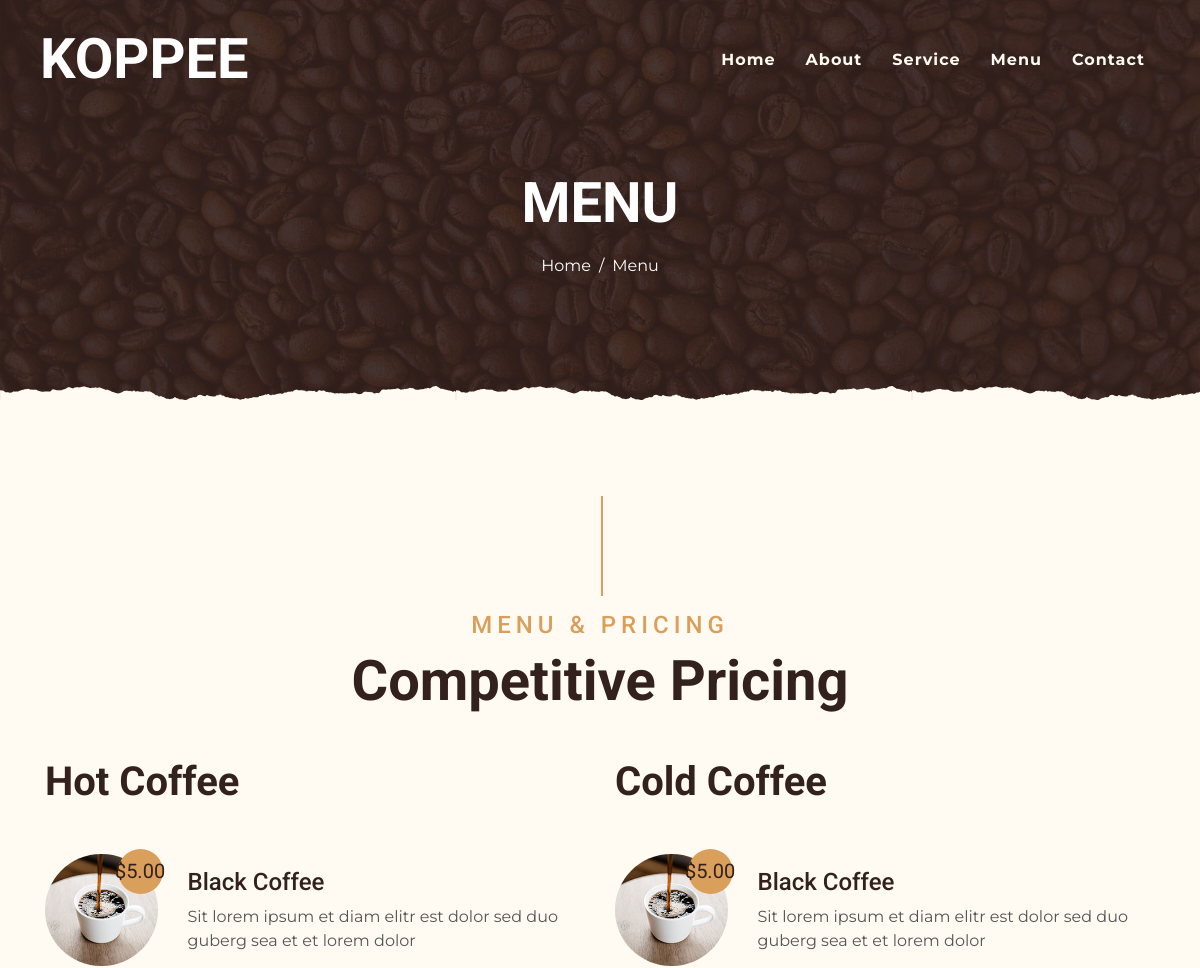
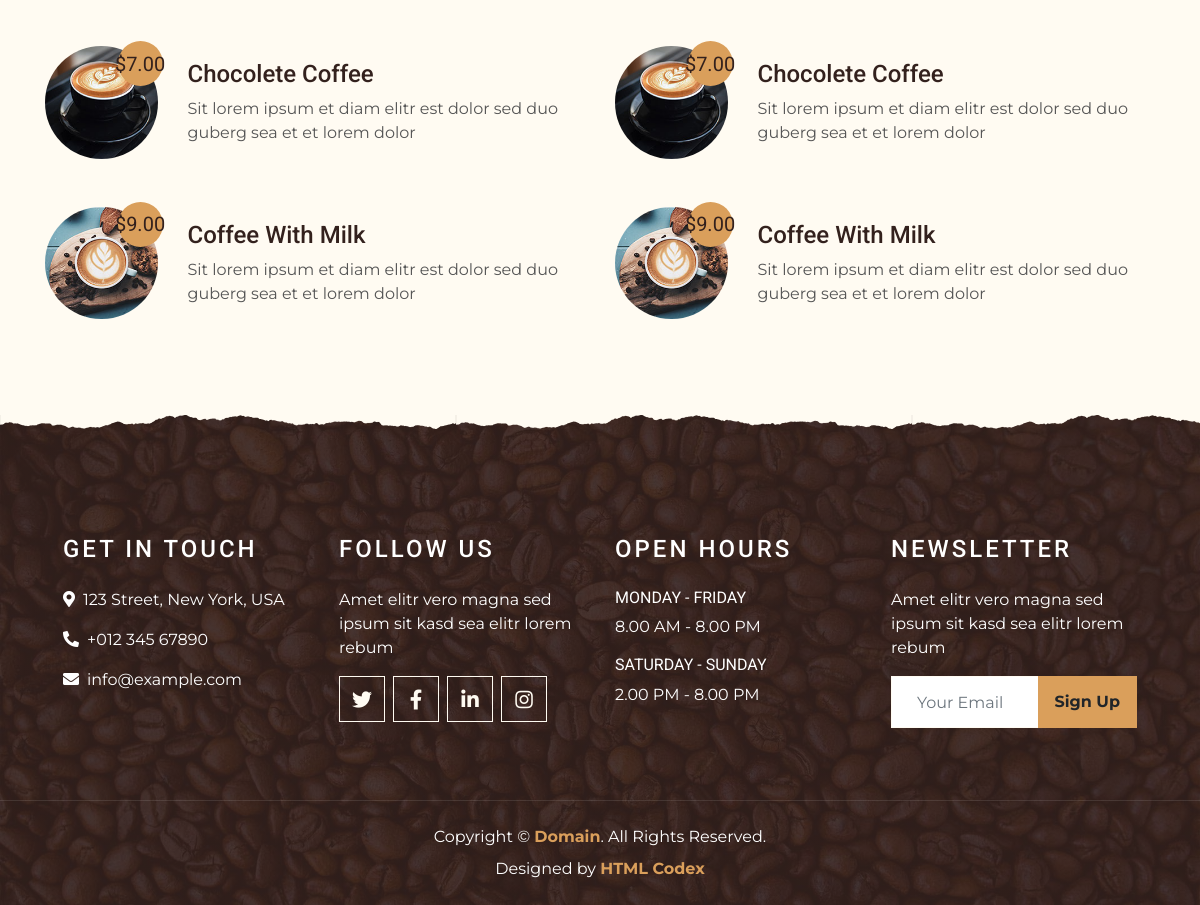
The app's page /menu/ with its own data (2 pictures, top to bottom).
### coffee_store/models.py (models this page shows, shortened)
class MenuItem(models.Model):
    CATEGORY_CHOICES = [
        ('hot', 'Hot Coffee'),
        ('cold', 'Cold Coffee'),
    ]
    name = models.CharField(max_length=100)
    description = models.TextField()
    price = models.DecimalField(max_digits=5, decimal_places=2)
    category = models.CharField(max_length=4, choices=CATEGORY_CHOICES)
    image = models.ImageField(upload_to='menu_images/')

### coffee_store/views.py (the view)
# urls.py: path('menu/', views.menu, name='menu'),
def menu(request):
    hot_coffee_items = MenuItem.objects.filter(category='hot')
    cold_coffee_items = MenuItem.objects.filter(category='cold')
    context = {
        'hot_coffee_items': hot_coffee_items,
        'cold_coffee_items': cold_coffee_items
    }
    return render(request, 'coffee_store/menu.html', context)

### coffee_store/templates/coffee_store/menu.html
{% extends 'base.html' %}
{% block content %}
    <div class="container-fluid page-header mb-5 position-relative overlay-bottom">
        <div class="d-flex flex-column align-items-center justify-content-center pt-0 pt-lg-5" style="min-height: 400px">
            <h1 class="display-4 mb-3 mt-0 mt-lg-5 text-white text-uppercase">Menu</h1>
            <div class="d-inline-flex mb-lg-5">
                <p class="m-0 text-white"><a class="text-white" href="{% url 'home' %}">Home</a></p>
                <p class="m-0 text-white px-2">/</p>
                <p class="m-0 text-white">Menu</p>
            </div>
        </div>
    </div>
    <div class="container-fluid pt-5">
        <div class="container">
            <div class="section-title">
                <h4 class="text-primary text-uppercase" style="letter-spacing: 5px;">Menu & Pricing</h4>
                <h1 class="display-4">Competitive Pricing</h1>
            </div>
            <div class="row">
                <div class="col-lg-6">
                    <h1 class="mb-5">Hot Coffee</h1>
                    {% for item in hot_coffee_items %}
                    <div class="row align-items-center mb-5">
                        <div class="col-4 col-sm-3">
                            <img class="w-100 rounded-circle mb-3 mb-sm-0" src="{{ item.image.url }}" alt="{{ item.name }}">
                            <h5 class="menu-price">${{ item.price }}</h5>
                        </div>
                        <div class="col-8 col-sm-9">
                            <h4>{{ item.name }}</h4>
                            <p class="m-0">{{ item.description }}</p>
                        </div>
                    </div>
                    {% endfor %}
                </div>
                <div class="col-lg-6">
                    <h1 class="mb-5">Cold Coffee</h1>
                    {% for item in cold_coffee_items %}
                    <div class="row align-items-center mb-5">
                        <div class="col-4 col-sm-3">
                            <img class="w-100 rounded-circle mb-3 mb-sm-0" src="{{ item.image.url }}" alt="{{ item.name }}">
                            <h5 class="menu-price">${{ item.price }}</h5>
                        </div>
                        <div class="col-8 col-sm-9">
                            <h4>{{ item.name }}</h4>
                            <p class="m-0">{{ item.description }}</p>
                        </div>
                    </div>
                    {% endfor %}
                </div>
            </div>
        </div>
    </div>
{% endblock %}

### coffee_store/templates/base.html (shortened to what this page needs)
{% load static %}
<!DOCTYPE html>
<html lang="en">
<head>
    <link href="https://cdnjs.cloudflare.com/ajax/libs/font-awesome/5.10.0/css/all.min.css" rel="stylesheet">
    <link href="{% static 'lib/owlcarousel/assets/owl.carousel.min.css' %}" rel="stylesheet">
    <link href="{% static 'lib/tempusdominus/css/tempusdominus-bootstrap-4.min.css' %}" rel="stylesheet" />
    <link href="{% static 'css/style.min.css' %}" rel="stylesheet">
</head>
<body>
    <div class="container-fluid p-0 nav-bar">
        <nav class="navbar navbar-expand-lg bg-none navbar-dark py-3">
            <a href="{% url 'home' %}" class="navbar-brand px-lg-4 m-0">
                <h1 class="m-0 display-4 text-uppercase text-white">KOPPEE</h1>
            </a>
            <div class="collapse navbar-collapse justify-content-between" id="navbarCollapse">
                <div class="navbar-nav ml-auto p-4">
                    <a href="{% url 'home' %}" class="nav-item nav-link">Home</a>
                    <a href="{% url 'about' %}" class="nav-item nav-link">About</a>
                    <a href="{% url 'service' %}" class="nav-item nav-link">Service</a>
                    <a href="{% url 'menu' %}" class="nav-item nav-link">Menu</a>
                    <a href="{% url 'contact' %}" class="nav-item nav-link">Contact</a>
                </div>
            </div>
        </nav>
    </div>
    {% block content %}{% endblock %}
    <div class="container-fluid footer text-white mt-5 pt-5 px-0 position-relative overlay-top">
        <div class="row mx-0 pt-5 px-sm-3 px-lg-5 mt-4">
            <div class="col-lg-3 col-md-6 mb-5">
                <h4 class="text-white text-uppercase mb-4" style="letter-spacing: 3px;">Get In Touch</h4>
                <p><i class="fa fa-map-marker-alt mr-2"></i>123 Street, New York, USA</p>
                <p><i class="fa fa-phone-alt mr-2"></i>+012 345 67890</p>
                <p class="m-0"><i class="fa fa-envelope mr-2"></i>info@example.com</p>
            </div>
            <div class="col-lg-3 col-md-6 mb-5">
                <h4 class="text-white text-uppercase mb-4" style="letter-spacing: 3px;">Follow Us</h4>
                <p>Amet elitr vero magna sed ipsum sit kasd sea elitr lorem rebum</p>
                <div class="d-flex justify-content-start">
                    <a class="btn btn-lg btn-outline-light btn-lg-square mr-2" href="#"><i class="fab fa-twitter"></i></a>
                    <a class="btn btn-lg btn-outline-light btn-lg-square mr-2" href="#"><i class="fab fa-facebook-f"></i></a>
                    <a class="btn btn-lg btn-outline-light btn-lg-square mr-2" href="#"><i class="fab fa-linkedin-in"></i></a>
                    <a class="btn btn-lg btn-outline-light btn-lg-square" href="#"><i class="fab fa-instagram"></i></a>
                </div>
            </div>
            <div class="col-lg-3 col-md-6 mb-5">
                <h4 class="text-white text-uppercase mb-4" style="letter-spacing: 3px;">Open Hours</h4>
                <div>
                    <h6 class="text-white text-uppercase">Monday - Friday</h6>
                    <p>8.00 AM - 8.00 PM</p>
                    <h6 class="text-white text-uppercase">Saturday - Sunday</h6>
                    <p>2.00 PM - 8.00 PM</p>
                </div>
            </div>
            <div class="col-lg-3 col-md-6 mb-5">
                <h4 class="text-white text-uppercase mb-4" style="letter-spacing: 3px;">Newsletter</h4>
                <p>Amet elitr vero magna sed ipsum sit kasd sea elitr lorem rebum</p>
                <div class="w-100">
                    <div class="input-group">
                        <input type="text" class="form-control border-light" style="padding: 25px;" placeholder="Your Email">
                        <div class="input-group-append">
                            <button class="btn btn-primary font-weight-bold px-3">Sign Up</button>
                        </div>
                    </div>
                </div>
            </div>
        </div>
        <div class="container-fluid text-center text-white border-top mt-4 py-4 px-sm-3 px-md-5" style="border-color: rgba(256, 256, 256, .1) !important;">
            <p class="mb-2 text-white">Copyright &copy; <a class="font-weight-bold" href="#">Domain</a>. All Rights Reserved.</a></p>
            <p class="m-0 text-white">Designed by <a class="font-weight-bold" href="https://htmlcodex.com">HTML Codex</a></p>
        </div>
    </div>
</body>
</html>

### records on screen
MenuItem: image (picture), price "5.00", name "Black Coffee", description "Sit lorem ipsum et diam elitr est dolor sed duo guberg sea et et lorem dolor"
MenuItem: image (picture), price "7.00", name "Chocolete Coffee", description "Sit lorem ipsum et diam elitr est dolor sed duo guberg sea et et lorem dolor"
MenuItem: image (picture), price "9.00", name "Coffee With Milk", description "Sit lorem ipsum et diam elitr est dolor sed duo guberg sea et et lorem dolor"
MenuItem: image (picture), price "5.00", name "Black Coffee", description "Sit lorem ipsum et diam elitr est dolor sed duo guberg sea et et lorem dolor"
MenuItem: image (picture), price "7.00", name "Chocolete Coffee", description "Sit lorem ipsum et diam elitr est dolor sed duo guberg sea et et lorem dolor"
MenuItem: image (picture), price "9.00", name "Coffee With Milk", description "Sit lorem ipsum et diam elitr est dolor sed duo guberg sea et et lorem dolor"
